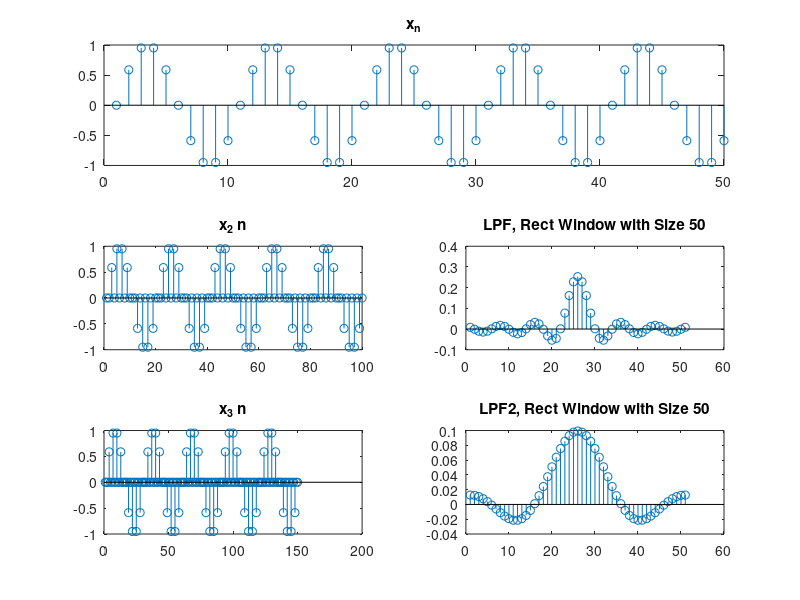
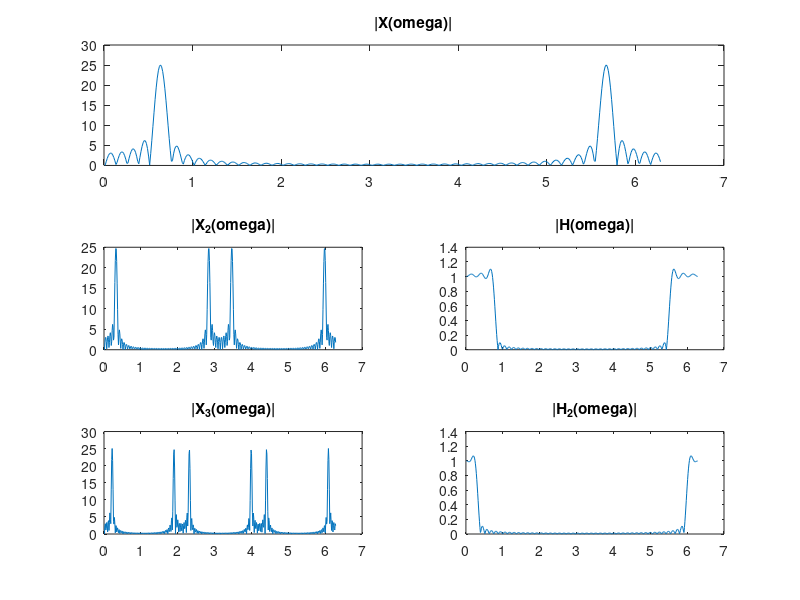
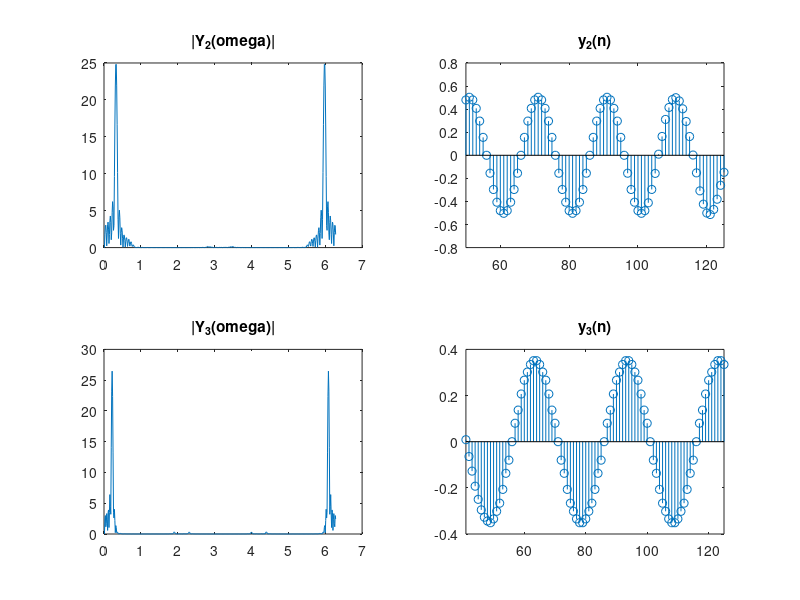

The MATLAB source for these figures, in order:
clear; close all;

M = 50; % window size
n = 0:1:49;
t = 0:1:255;

fft_size = 2^9;
pi_index = (1:fft_size)/fft_size * 2*pi;

x_n = sin(0.2*pi*n);

%% 
x_n_doubled = [];
x_n_triple = [];

for i=1:length(n)
    x_n_doubled = [ x_n_doubled  x_n(i) 0 ];
    x_n_triple = [ x_n_triple x_n(i) 0 0 ];
end

rect_window = rectwin(M+1);
lpf = fir1(M, 0.25, 'low', rect_window);
lpf2 = fir1(M, 0.1, 'low', rect_window);

figure(1);
subplot(3,1,1); stem(x_n); title("x_n");
subplot(3,2,3); stem(x_n_doubled); title("x_2 n"); subplot(3,2,4); stem(lpf); title("LPF, Rect Window with Size 50");
subplot(3,2,5); stem(x_n_triple); title("x_3 n");  subplot(3,2,6); stem(lpf2); title("LPF2, Rect Window with Size 50");
%%
x_n_zero_filled = [ x_n zeros(1, 206) ];
x_n_doubled_zero_filled = [ x_n_doubled zeros(1, 156) ];
x_n_triple_zero_filled = [ x_n_triple zeros(1, 106) ];

fft_x_n_abs = abs(fft(x_n_zero_filled, fft_size));
fft_x_double_abs = abs(fft(x_n_doubled_zero_filled, fft_size)); fft_lpf_abs = abs(fft(lpf, fft_size));
fft_x_triple_abs = abs(fft(x_n_triple_zero_filled, fft_size)); fft_lpf_abs2 = abs(fft(lpf2, fft_size));

figure(2);
subplot(3,1,1); plot(pi_index, fft_x_n_abs); title("|X(omega)|");
subplot(3,2,3); plot(pi_index, fft_x_double_abs); title("|X_2(omega)|"); subplot(3,2,4); plot(pi_index, fft_lpf_abs); title("|H(omega)|");
subplot(3,2,5); plot(pi_index, fft_x_triple_abs); title("|X_3(omega)|"); subplot(3,2,6); plot(pi_index, fft_lpf_abs2); title("|H_2(omega)|");
%%
y_2_omega = fft(x_n_doubled_zero_filled, fft_size) .* fft(lpf, fft_size); y_2_n = ifft(y_2_omega);
y_3_omega = fft(x_n_triple_zero_filled, fft_size) .* fft(lpf2, fft_size); y_3_n = ifft(y_3_omega);

figure(3);
subplot(2,2,1); plot(pi_index, abs(y_2_omega)); title("|Y_2(omega)|"); subplot(2,2,2); stem(y_2_n); title("y_2(n)"); xlim([50 125]);
subplot(2,2,3); plot(pi_index, abs(y_3_omega)); title("|Y_3(omega)|"); subplot(2,2,4); stem(y_3_n); title("y_3(n)"); xlim([41 125]);